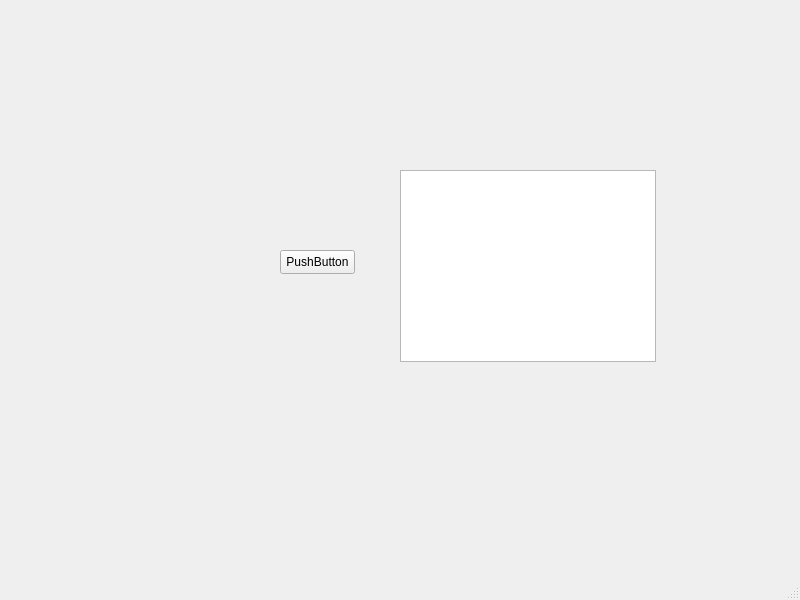
<?xml version="1.0" encoding="UTF-8"?>
<ui version="4.0">
 <class>MainWindow</class>
 <widget class="QMainWindow" name="MainWindow">
  <property name="geometry">
   <rect>
    <x>0</x>
    <y>0</y>
    <width>800</width>
    <height>600</height>
   </rect>
  </property>
  <property name="windowTitle">
   <string>MainWindow</string>
  </property>
  <widget class="QWidget" name="centralwidget">
   <widget class="QPushButton" name="pushButton">
    <property name="geometry">
     <rect>
      <x>280</x>
      <y>250</y>
      <width>75</width>
      <height>24</height>
     </rect>
    </property>
    <property name="text">
     <string>PushButton</string>
    </property>
   </widget>
   <widget class="QListWidget" name="listWidget">
    <property name="geometry">
     <rect>
      <x>400</x>
      <y>170</y>
      <width>256</width>
      <height>192</height>
     </rect>
    </property>
   </widget>
  </widget>
  <widget class="QMenuBar" name="menubar">
   <property name="geometry">
    <rect>
     <x>0</x>
     <y>0</y>
     <width>800</width>
     <height>22</height>
    </rect>
   </property>
  </widget>
  <widget class="QStatusBar" name="statusbar"/>
 </widget>
 <resources/>
 <connections/>
</ui>
